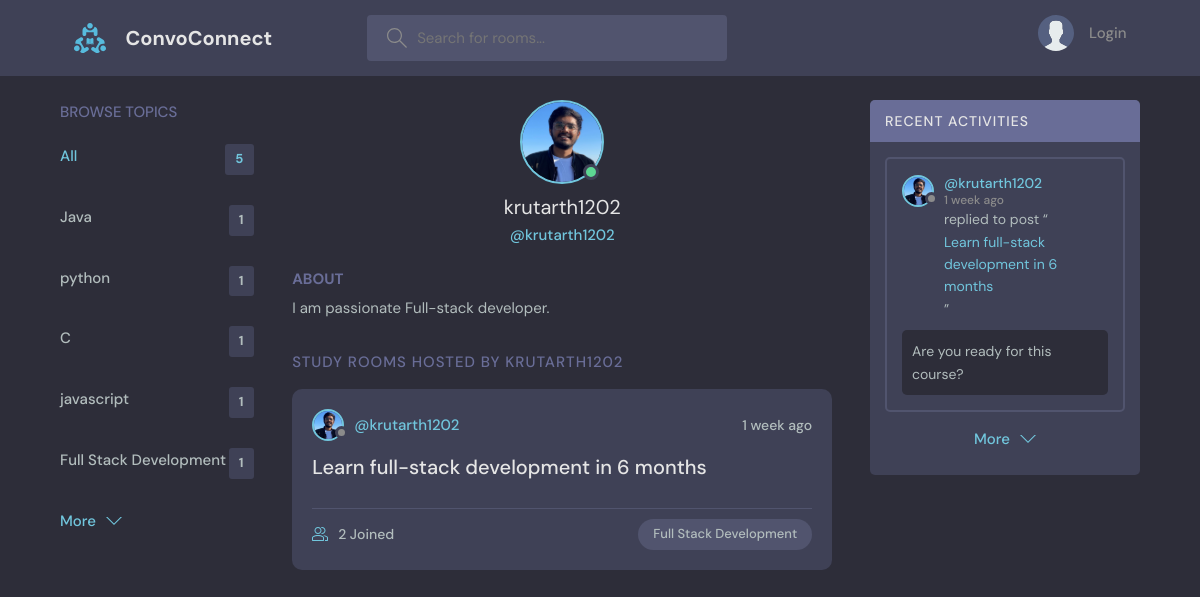
Page /profile/5/ on the earlier database version.
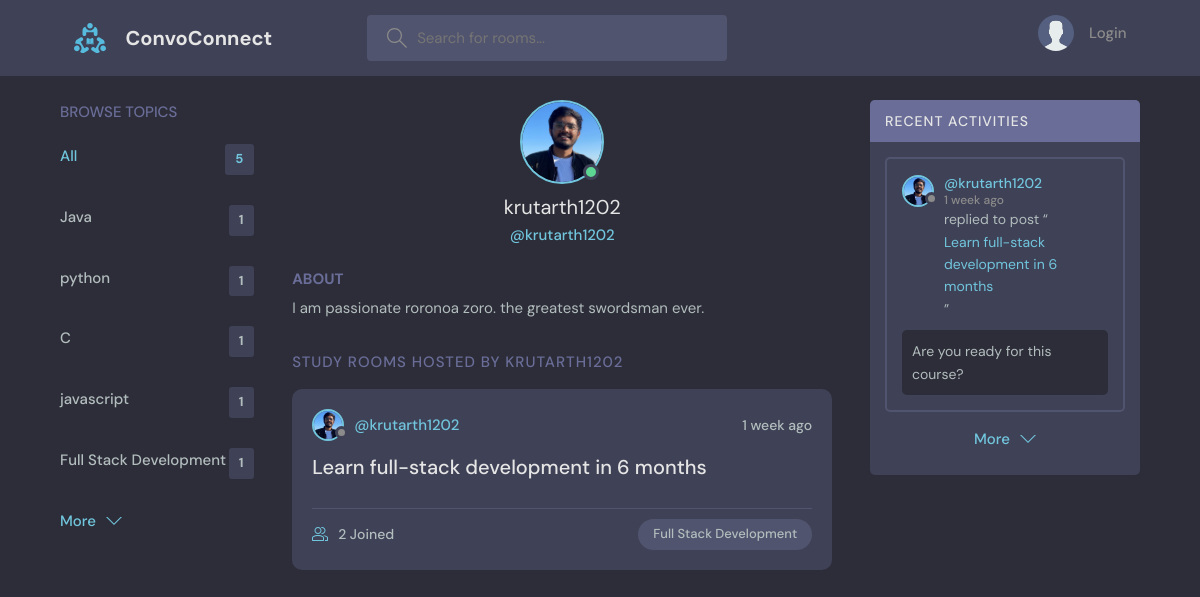
Same page on the later database version.
### base/models.py (models this page shows)
class User(AbstractUser):
    name = models.CharField(max_length=200, null=True)
    email = models.EmailField(unique=True, null=True)
    bio = models.TextField(null=True)
    avatar = models.ImageField(null=True, default="avatar.svg")
    USERNAME_FIELD = 'email'
    REQUIRED_FIELDS = []

### base/views.py (the view)
# urls.py: path('profile/<str:pk>/', views.userProfile, name='user-profile'),
def userProfile(request, pk):
    user = User.objects.get(id=pk)
    rooms = user.room_set.all()
    room_messages = user.message_set.all()
    topics = Topic.objects.all()
    context = {'user':user, 'rooms':rooms, 'room_messages':room_messages, 'topics':topics}
    return render(request, 'base/profile.html', context)

### base/models.py (called while the page is built)
    def __str__(self):
        return self.name

### base/templates/base/profile.html (shortened to what this page needs)
{% extends 'main.html' %}
{% block content %}
  <main class="profile-page layout layout--3">
    <div class="container">
      {% include 'base/topics_component.html' %}
      <div class="roomList">
        <div class="profile">
          <div class="profile__avatar">
            <div class="avatar avatar--large active">
              <img src="{{user.avatar.url}}" />
            </div>
          </div>
          <div class="profile__info">
            <h3>{{user.username}}</h3>
            <p>@{{user.username}}</p>
          </div>
          <div class="profile__about">
            <h3>About</h3>
            <p>{{user.bio}}</p>
          </div>
        </div>
        <div class="roomList__header">
          <div>
            <h2>Study Rooms Hosted by {{user.username}}</a>
            </h2>
          </div>
        </div>
        {% include 'base/feed_component.html' %}
      </div>
      {% include 'base/activity_component.html' %}
    </div>
  </main>
{% endblock content %}

Differences in the rows shown:
changed User "krutarth1202": bio "I am passionate Full-stack developer." → "I am passionate roronoa zoro. the greatest swordsman ever."
